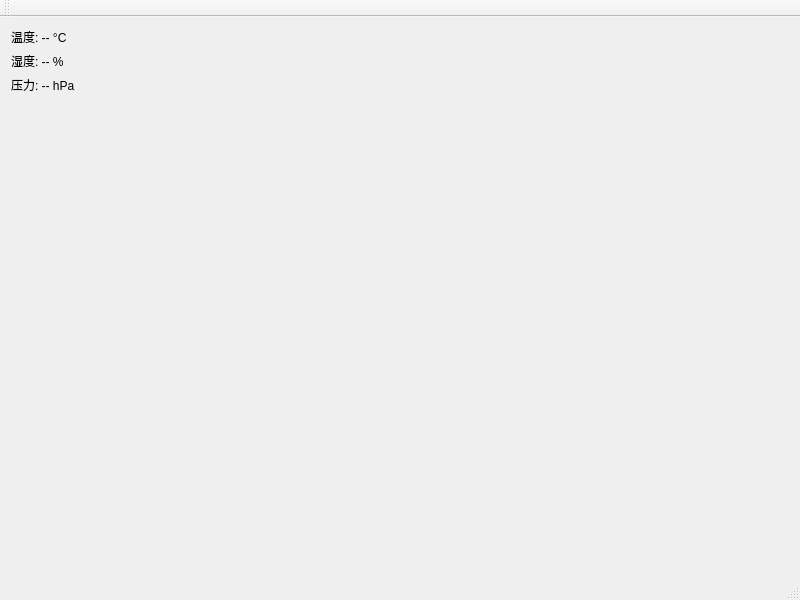
<?xml version="1.0" encoding="UTF-8"?>
<ui version="4.0">
 <class>MainWindow</class>
 <widget class="QMainWindow" name="MainWindow">
  <property name="geometry">
   <rect>
    <x>0</x>
    <y>0</y>
    <width>800</width>
    <height>600</height>
   </rect>
  </property>
  <property name="windowTitle">
   <string>MQTT工业数据监控</string>
  </property>
  <widget class="QWidget" name="centralWidget">
   <layout class="QVBoxLayout" name="verticalLayout">
    <item>
     <widget class="QLabel" name="temperatureLabel">
      <property name="text">
       <string>温度: -- °C</string>
      </property>
     </widget>
    </item>
    <item>
     <widget class="QLabel" name="humidityLabel">
      <property name="text">
       <string>湿度: -- %</string>
      </property>
     </widget>
    </item>
    <item>
     <widget class="QLabel" name="pressureLabel">
      <property name="text">
       <string>压力: -- hPa</string>
      </property>
     </widget>
    </item>
    <item>
     <spacer name="verticalSpacer">
      <property name="orientation">
       <enum>Qt::Vertical</enum>
      </property>
      <property name="sizeHint" stdset="0">
       <size>
        <width>20</width>
        <height>40</height>
       </size>
      </property>
     </spacer>
    </item>
   </layout>
  </widget>
  <widget class="QMenuBar" name="menuBar">
   <property name="geometry">
    <rect>
     <x>0</x>
     <y>0</y>
     <width>800</width>
     <height>21</height>
    </rect>
   </property>
  </widget>
  <widget class="QToolBar" name="mainToolBar">
   <attribute name="toolBarArea">
    <enum>TopToolBarArea</enum>
   </attribute>
   <attribute name="toolBarBreak">
    <bool>false</bool>
   </attribute>
  </widget>
  <widget class="QStatusBar" name="statusBar"/>
 </widget>
 <layoutdefault spacing="6" margin="11"/>
 <resources/>
 <connections/>
</ui>
